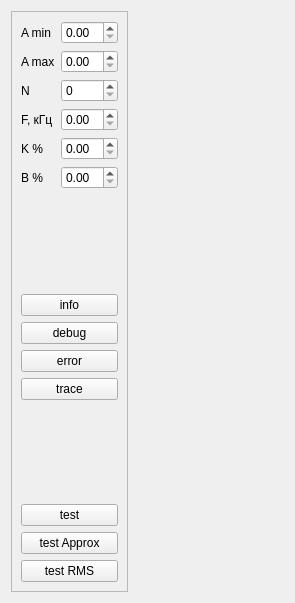
<?xml version="1.0" encoding="UTF-8"?>
<ui version="4.0">
 <class>TestBox_2</class>
 <widget class="QWidget" name="TestBox_2">
  <property name="geometry">
   <rect>
    <x>0</x>
    <y>0</y>
    <width>295</width>
    <height>603</height>
   </rect>
  </property>
  <property name="windowTitle">
   <string>Form</string>
  </property>
  <layout class="QHBoxLayout" name="horizontalLayout">
   <item>
    <widget class="QFrame" name="frame">
     <property name="sizePolicy">
      <sizepolicy hsizetype="Fixed" vsizetype="Preferred">
       <horstretch>0</horstretch>
       <verstretch>0</verstretch>
      </sizepolicy>
     </property>
     <property name="frameShape">
      <enum>QFrame::StyledPanel</enum>
     </property>
     <property name="frameShadow">
      <enum>QFrame::Raised</enum>
     </property>
     <layout class="QVBoxLayout" name="verticalLayout">
      <item>
       <layout class="QGridLayout" name="gridLayout">
        <item row="3" column="0">
         <widget class="QLabel" name="label_4">
          <property name="sizePolicy">
           <sizepolicy hsizetype="Fixed" vsizetype="Preferred">
            <horstretch>0</horstretch>
            <verstretch>0</verstretch>
           </sizepolicy>
          </property>
          <property name="text">
           <string>F, кГц</string>
          </property>
         </widget>
        </item>
        <item row="2" column="0">
         <widget class="QLabel" name="label_3">
          <property name="sizePolicy">
           <sizepolicy hsizetype="Fixed" vsizetype="Preferred">
            <horstretch>0</horstretch>
            <verstretch>0</verstretch>
           </sizepolicy>
          </property>
          <property name="text">
           <string>N</string>
          </property>
         </widget>
        </item>
        <item row="3" column="1">
         <widget class="QDoubleSpinBox" name="dsb_F"/>
        </item>
        <item row="0" column="0">
         <widget class="QLabel" name="label">
          <property name="sizePolicy">
           <sizepolicy hsizetype="Fixed" vsizetype="Preferred">
            <horstretch>0</horstretch>
            <verstretch>0</verstretch>
           </sizepolicy>
          </property>
          <property name="text">
           <string>A min</string>
          </property>
         </widget>
        </item>
        <item row="1" column="1">
         <widget class="QDoubleSpinBox" name="dsb_A_max"/>
        </item>
        <item row="0" column="1">
         <widget class="QDoubleSpinBox" name="dsb_A_min"/>
        </item>
        <item row="6" column="0">
         <widget class="QLabel" name="label_6">
          <property name="sizePolicy">
           <sizepolicy hsizetype="Fixed" vsizetype="Preferred">
            <horstretch>0</horstretch>
            <verstretch>0</verstretch>
           </sizepolicy>
          </property>
          <property name="text">
           <string>B %</string>
          </property>
         </widget>
        </item>
        <item row="4" column="0">
         <widget class="QLabel" name="label_5">
          <property name="sizePolicy">
           <sizepolicy hsizetype="Fixed" vsizetype="Preferred">
            <horstretch>0</horstretch>
            <verstretch>0</verstretch>
           </sizepolicy>
          </property>
          <property name="text">
           <string>K %</string>
          </property>
         </widget>
        </item>
        <item row="4" column="1">
         <widget class="QDoubleSpinBox" name="dsb_K"/>
        </item>
        <item row="1" column="0">
         <widget class="QLabel" name="label_2">
          <property name="sizePolicy">
           <sizepolicy hsizetype="Fixed" vsizetype="Preferred">
            <horstretch>0</horstretch>
            <verstretch>0</verstretch>
           </sizepolicy>
          </property>
          <property name="text">
           <string>A max</string>
          </property>
         </widget>
        </item>
        <item row="6" column="1">
         <widget class="QDoubleSpinBox" name="dsb_B"/>
        </item>
        <item row="2" column="1">
         <widget class="QSpinBox" name="sb_N"/>
        </item>
       </layout>
      </item>
      <item>
       <spacer name="verticalSpacer">
        <property name="orientation">
         <enum>Qt::Vertical</enum>
        </property>
        <property name="sizeHint" stdset="0">
         <size>
          <width>20</width>
          <height>40</height>
         </size>
        </property>
       </spacer>
      </item>
      <item>
       <widget class="QPushButton" name="btn_send_info">
        <property name="text">
         <string>info</string>
        </property>
       </widget>
      </item>
      <item>
       <widget class="QPushButton" name="btn_send_debug">
        <property name="text">
         <string>debug</string>
        </property>
       </widget>
      </item>
      <item>
       <widget class="QPushButton" name="btn_send_error">
        <property name="text">
         <string>error</string>
        </property>
       </widget>
      </item>
      <item>
       <widget class="QPushButton" name="btn_send_trace">
        <property name="text">
         <string>trace</string>
        </property>
       </widget>
      </item>
      <item>
       <spacer name="verticalSpacer_2">
        <property name="orientation">
         <enum>Qt::Vertical</enum>
        </property>
        <property name="sizeHint" stdset="0">
         <size>
          <width>20</width>
          <height>40</height>
         </size>
        </property>
       </spacer>
      </item>
      <item>
       <widget class="QPushButton" name="btn_test">
        <property name="text">
         <string>test</string>
        </property>
       </widget>
      </item>
      <item>
       <widget class="QPushButton" name="btn_test_Approx">
        <property name="text">
         <string>test Approx</string>
        </property>
       </widget>
      </item>
      <item>
       <widget class="QPushButton" name="btn_test_RMS">
        <property name="text">
         <string>test RMS</string>
        </property>
       </widget>
      </item>
     </layout>
    </widget>
   </item>
   <item>
    <widget class="GrapherBox" name="grapher_widget" native="true"/>
   </item>
  </layout>
 </widget>
 <customwidgets>
  <customwidget>
   <class>GrapherBox</class>
   <extends>QWidget</extends>
   <header>grapherbox.hpp</header>
   <container>1</container>
  </customwidget>
 </customwidgets>
 <tabstops>
  <tabstop>dsb_A_min</tabstop>
  <tabstop>dsb_A_max</tabstop>
  <tabstop>sb_N</tabstop>
  <tabstop>dsb_F</tabstop>
  <tabstop>dsb_K</tabstop>
  <tabstop>dsb_B</tabstop>
  <tabstop>btn_send_info</tabstop>
  <tabstop>btn_send_debug</tabstop>
  <tabstop>btn_send_error</tabstop>
  <tabstop>btn_send_trace</tabstop>
  <tabstop>btn_test</tabstop>
  <tabstop>btn_test_Approx</tabstop>
  <tabstop>btn_test_RMS</tabstop>
 </tabstops>
 <resources/>
 <connections/>
</ui>
